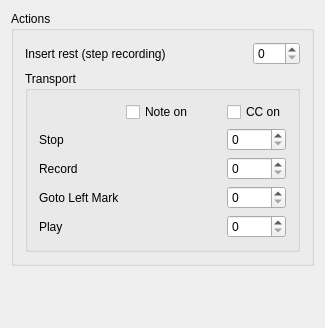
<?xml version="1.0" encoding="UTF-8"?>
<ui version="4.0">
 <class>MRConfigBase</class>
 <widget class="QWidget" name="MRConfigBase">
  <property name="geometry">
   <rect>
    <x>0</x>
    <y>0</y>
    <width>325</width>
    <height>328</height>
   </rect>
  </property>
  <property name="windowTitle">
   <string>MusE: Midi Input Plugin: Remote Control</string>
  </property>
  <layout class="QVBoxLayout" name="verticalLayout_2">
   <item>
    <widget class="QGroupBox" name="GroupBox1">
     <property name="title">
      <string>Actions</string>
     </property>
     <layout class="QVBoxLayout" name="verticalLayout">
      <item>
       <layout class="QHBoxLayout" name="horizontalLayout">
        <item>
         <widget class="QLabel" name="label">
          <property name="text">
           <string>Insert rest (step recording) </string>
          </property>
         </widget>
        </item>
        <item>
         <spacer name="horizontalSpacer">
          <property name="orientation">
           <enum>Qt::Horizontal</enum>
          </property>
          <property name="sizeHint" stdset="0">
           <size>
            <width>40</width>
            <height>20</height>
           </size>
          </property>
         </spacer>
        </item>
        <item>
         <widget class="MusEGui::PitchEdit" name="steprec_box" native="true">
          <property name="toolTip">
           <string>Note on value</string>
          </property>
         </widget>
        </item>
        <item>
         <widget class="QSpinBox" name="sbInsertRestCC">
          <property name="toolTip">
           <string>Control change value</string>
          </property>
          <property name="maximum">
           <number>127</number>
          </property>
         </widget>
        </item>
       </layout>
      </item>
      <item>
       <widget class="QGroupBox" name="GroupBox2">
        <property name="title">
         <string>Transport</string>
        </property>
        <layout class="QGridLayout" name="gridLayout">
         <item row="2" column="0">
          <widget class="QLabel" name="TextLabel2">
           <property name="text">
            <string>Record</string>
           </property>
           <property name="wordWrap">
            <bool>false</bool>
           </property>
          </widget>
         </item>
         <item row="0" column="4">
          <widget class="QCheckBox" name="b2">
           <property name="text">
            <string>CC on</string>
           </property>
          </widget>
         </item>
         <item row="2" column="3">
          <spacer name="Spacer2">
           <property name="orientation">
            <enum>Qt::Horizontal</enum>
           </property>
           <property name="sizeType">
            <enum>QSizePolicy::Expanding</enum>
           </property>
           <property name="sizeHint" stdset="0">
            <size>
             <width>20</width>
             <height>20</height>
            </size>
           </property>
          </spacer>
         </item>
         <item row="4" column="3">
          <spacer name="Spacer4">
           <property name="orientation">
            <enum>Qt::Horizontal</enum>
           </property>
           <property name="sizeType">
            <enum>QSizePolicy::Expanding</enum>
           </property>
           <property name="sizeHint" stdset="0">
            <size>
             <width>20</width>
             <height>20</height>
            </size>
           </property>
          </spacer>
         </item>
         <item row="4" column="1">
          <widget class="MusEGui::PitchEdit" name="sb4" native="true"/>
         </item>
         <item row="2" column="1">
          <widget class="MusEGui::PitchEdit" name="sb2" native="true"/>
         </item>
         <item row="1" column="0">
          <widget class="QLabel" name="TextLabel1">
           <property name="text">
            <string>Stop</string>
           </property>
           <property name="wordWrap">
            <bool>false</bool>
           </property>
          </widget>
         </item>
         <item row="3" column="0">
          <widget class="QLabel" name="TextLabel3">
           <property name="text">
            <string>Goto Left Mark</string>
           </property>
           <property name="wordWrap">
            <bool>false</bool>
           </property>
          </widget>
         </item>
         <item row="3" column="4">
          <widget class="QSpinBox" name="sbGotoLeftMarkCC">
           <property name="maximum">
            <number>127</number>
           </property>
          </widget>
         </item>
         <item row="1" column="1">
          <widget class="MusEGui::PitchEdit" name="sb1" native="true"/>
         </item>
         <item row="3" column="3">
          <spacer name="Spacer3">
           <property name="orientation">
            <enum>Qt::Horizontal</enum>
           </property>
           <property name="sizeType">
            <enum>QSizePolicy::Expanding</enum>
           </property>
           <property name="sizeHint" stdset="0">
            <size>
             <width>20</width>
             <height>20</height>
            </size>
           </property>
          </spacer>
         </item>
         <item row="3" column="1">
          <widget class="MusEGui::PitchEdit" name="sb3" native="true"/>
         </item>
         <item row="4" column="0">
          <widget class="QLabel" name="TextLabel4">
           <property name="text">
            <string>Play</string>
           </property>
           <property name="wordWrap">
            <bool>false</bool>
           </property>
          </widget>
         </item>
         <item row="1" column="3">
          <spacer name="Spacer1">
           <property name="orientation">
            <enum>Qt::Horizontal</enum>
           </property>
           <property name="sizeType">
            <enum>QSizePolicy::Expanding</enum>
           </property>
           <property name="sizeHint" stdset="0">
            <size>
             <width>101</width>
             <height>20</height>
            </size>
           </property>
          </spacer>
         </item>
         <item row="2" column="4">
          <widget class="QSpinBox" name="sbRecCC">
           <property name="maximum">
            <number>127</number>
           </property>
          </widget>
         </item>
         <item row="1" column="4">
          <widget class="QSpinBox" name="sbStopCC">
           <property name="maximum">
            <number>127</number>
           </property>
          </widget>
         </item>
         <item row="4" column="4">
          <widget class="QSpinBox" name="sbPlayCC">
           <property name="maximum">
            <number>127</number>
           </property>
          </widget>
         </item>
         <item row="0" column="1">
          <widget class="QCheckBox" name="b1">
           <property name="text">
            <string>Note on</string>
           </property>
          </widget>
         </item>
        </layout>
       </widget>
      </item>
     </layout>
    </widget>
   </item>
   <item>
    <spacer name="verticalSpacer">
     <property name="orientation">
      <enum>Qt::Vertical</enum>
     </property>
     <property name="sizeHint" stdset="0">
      <size>
       <width>20</width>
       <height>10</height>
      </size>
     </property>
    </spacer>
   </item>
  </layout>
 </widget>
 <layoutdefault spacing="6" margin="11"/>
 <customwidgets>
  <customwidget>
   <class>MusEGui::PitchEdit</class>
   <extends>QWidget</extends>
   <header>pitchedit.h</header>
  </customwidget>
 </customwidgets>
 <includes>
  <include location="local">pitchedit.h</include>
 </includes>
 <resources/>
 <connections/>
</ui>
